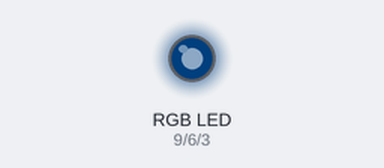
A sketch run on a simulated Arduino Uno, built with avr-gcc and run on an emulated ATmega328P. Shown: an RGB LED mixed from three pins (HIGH = lit). Dim RGB values are drawn brighter than linear.

Above: at 0.05 s.
At 1.05 s:
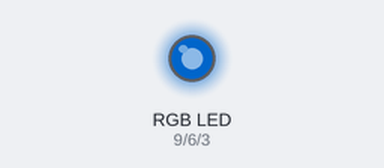
At 1.75 s:
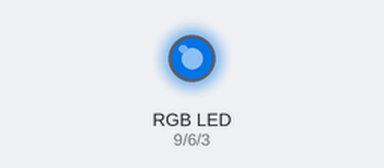
At 3.5 s:
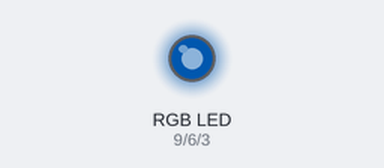
Timing chart, 0 to 5.2 s (numbered marks = the images above):
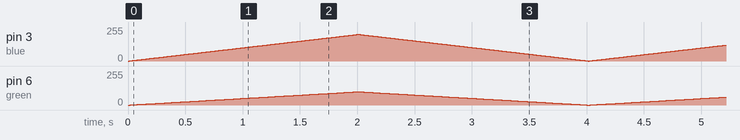

The sketch:

PumpkinRGB.ino
```cpp
int blue = 3;
int green = 6;
int red = 9;

void setup() {
  // put your setup code here, to run once:
  pinMode(red, OUTPUT);
  pinMode(green, OUTPUT);
  pinMode(blue, OUTPUT);

  analogWrite(red, 0);
  analogWrite(green,0);
  analogWrite(blue,0);
}

void loop() {
  // put your main code here, to run repeatedly:

  for (int n = 0; n < 200; n++) {
     setRGB(0, n/2, n);
     delay(10);
  }

   for (int n = 200; n > 0; n--) {
     setRGB(0, n/2, n);
     delay(10);
  }

}

void setRGB(int r, int g, int b) {
  analogWrite(red, r);
  analogWrite(green, g);
  analogWrite(blue, b);
}
```
